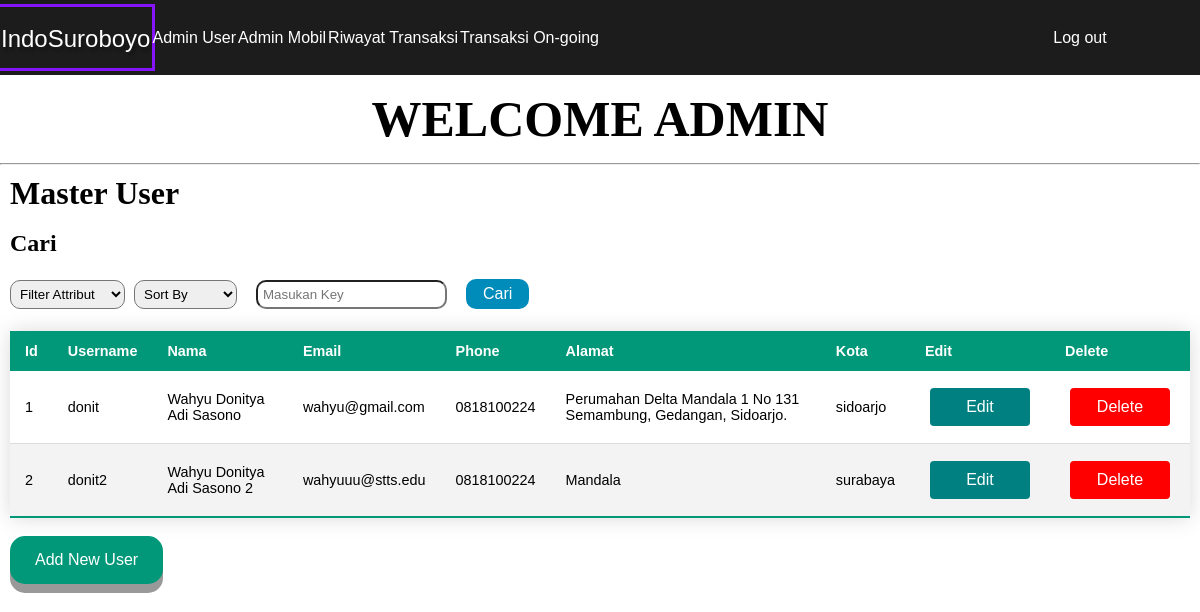
Page /admin.php on the earlier database version.
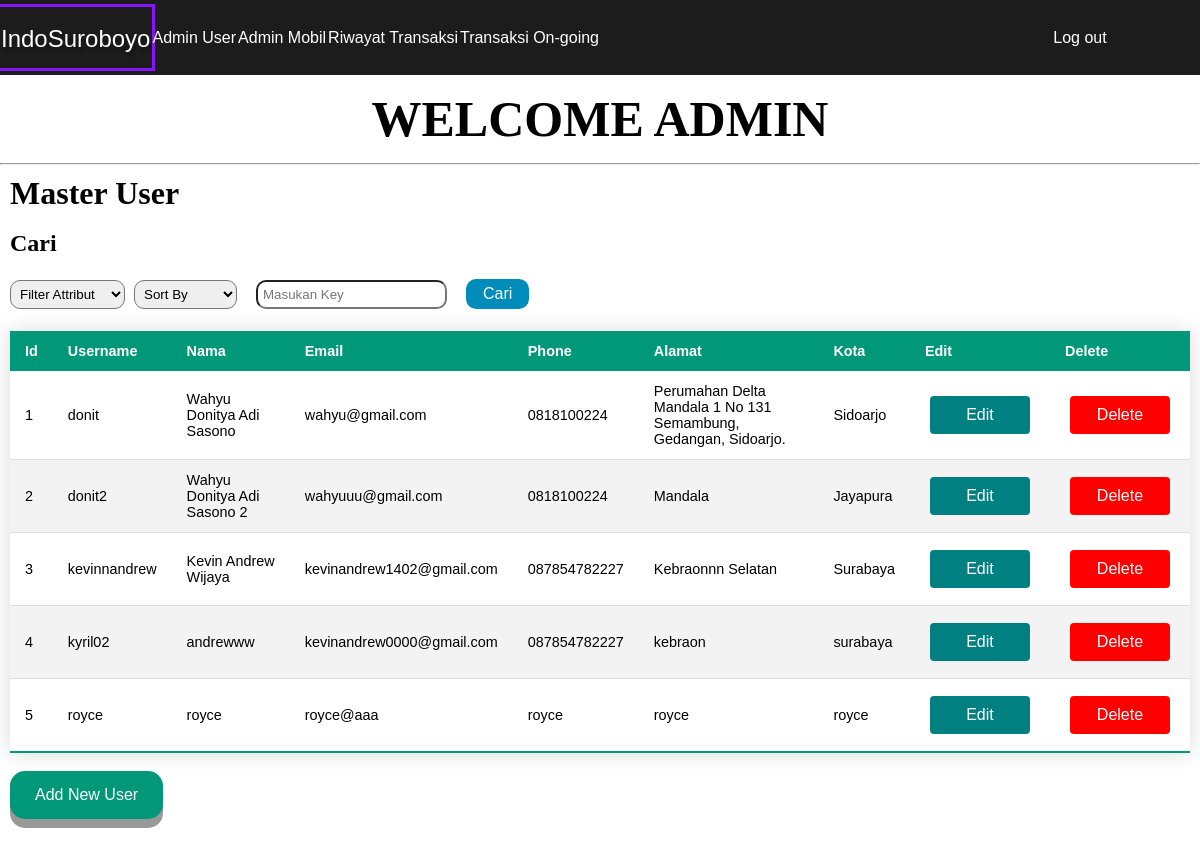
Same page on the later database version.
### tables this page shows
CREATE TABLE `penyewa` (
  `id` int(20) NOT NULL,
  `nik` int(20) NOT NULL,
  `username` varchar(100) NOT NULL,
  `password` varchar(100) NOT NULL,
  `nama` varchar(100) NOT NULL,
  `no_telp` varchar(100) NOT NULL,
  `alamat` varchar(100) NOT NULL,
  `kota` varchar(255) NOT NULL,
  `email` varchar(255) NOT NULL
);

### admin.php (the view, shortened to what this page needs)
<?php
    require_once("connection.php");
    $stmt = $pdo-> prepare("SELECT * FROM penyewa");
    $stmt -> execute();
    $users = $stmt->fetchAll(PDO::FETCH_ASSOC);
?>
<!DOCTYPE html>
<html lang="en">
<head>
    <link rel="stylesheet" href="admin2.css">
</head>
<body>
    <div class="container">
        <div class="navigation">
            <div class="kiri">
                <a href="#" class="logo">IndoSuroboyo</a>
                <a href="admin.php" style="padding-top:20px">Admin User</a>
                <a href="admin-mobil.php" style="padding-top:20px">Admin Mobil</a>
                <a href="admin-header-pesanan.php" style="padding-top:20px">Riwayat Transaksi</a>
                <a href="admin-ongoing.php" style="padding-top:20px">Transaksi On-going</a>
            </div>
            <div class="kanan">
                <a id= "login" href="user.php?action=logout">Log out</a>
            </div>
        </div>
        <div id="why">
            <center>
            <h1 style="font-size: 50px;">WELCOME ADMIN</h1>
            </center>
        </div>
        <hr>
        <div class="tabus">
            <form action="#" method = "POST">
                <h1>Master User</h1>
                <br>
                <h2>Cari</h2> <br>
                <select name="s_attr" id="s_attr">
                    <option value="">Filter Attribut</option>
                </select>
                <select name="s_sort" id="s_sort">
                    <option value="">Sort By</option>
                </select>
                <input type="text" name="s_key" id="s_key" class="inputKey" placeholder = "Masukan Key">
                <button id="search" name="search" class="cari-button">Cari</button>
            </form>
            <br>
            <table id="tabel" class="styleTable" method = "POST">
                <thead>
                    <th>Id</th>
                    <th>Username</th>
                    <th>Nama</th>
                    <th>Email</th>
                    <th>Phone</th>
                    <th>Alamat</th>
                    <th>Kota</th>
                    <th>Edit</th>
                    <th>Delete</th>
                </thead>
                <tbody>
                <?php
                    if(isset($_POST['search'])){
                        if(isset($_POST['s_key']) && $_POST['s_key']!= "" && $_POST['s_attr']!=""){
                            $pencarian="%".$_POST['s_key']."%";
                            $attr = $_POST['s_attr'];
                            $sort = $_POST['s_sort'];
                            try{
                                if($sort == "ascending"){
                                    if($attr == "username"){
                                        $stmt=$pdo->prepare("select * from PENYEWA where username like :nama ORDER BY username ASC");
                                    }else if($attr == "id"){
                                        $stmt=$pdo->prepare("select * from PENYEWA where id like :nama ORDER BY id ASC");
                                    }else if($attr == "nomor_telp"){
                                        $stmt=$pdo->prepare("select * from PENYEWA where no_telp like :nama ORDER BY no_telp ASC");
                                    }else if($attr == "alamat"){
                                        $stmt=$pdo->prepare("select * from PENYEWA where alamat like :nama ORDER BY alamat ASC");
                                    }else if($attr == "email"){
                                        $stmt=$pdo->prepare("select * from PENYEWA where email like :nama ORDER BY email ASC");
                                    }else if($attr == "kota"){
                                        $stmt=$pdo->prepare("select * from PENYEWA where kota like :nama ORDER BY kota ASC");
                                    }else if($attr == "nama"){
                                        $stmt=$pdo->prepare("select * from PENYEWA where nama like :nama ORDER BY nama ASC");
                                    }
                                }else if($sort == "descending"){
                                    if($attr == "username"){
                                        $stmt=$pdo->prepare("select * from PENYEWA where username like :nama ORDER BY username DESC");
                                    }else if($attr == "id"){
                                        $stmt=$pdo->prepare("select * from PENYEWA where id like :nama ORDER BY id DESC");
                                    }else if($attr == "nomor_telp"){
                                        $stmt=$pdo->prepare("select * from PENYEWA where no_telp like :nama ORDER BY no_telp DESC");
                                    }else if($attr == "alamat"){
                                        $stmt=$pdo->prepare("select * from PENYEWA where alamat like :nama ORDER BY alamat DESC");
                                    }else if($attr == "email"){
                                        $stmt=$pdo->prepare("select * from PENYEWA where email like :nama ORDER BY email DESC");
                                    }else if($attr == "kota"){
                                        $stmt=$pdo->prepare("select * from PENYEWA where kota like :nama ORDER BY kota DESC");
                                    }else if($attr == "nama"){
                                        $stmt=$pdo->prepare("select * from PENYEWA where nama like :nama ORDER BY nama DESC");
                                    }
                                }else{
                                    if($attr == "username"){
                                        $stmt=$pdo->prepare("select * from PENYEWA where username like :nama");
                                    }else if($attr == "id"){
                                        $stmt=$pdo->prepare("select * from PENYEWA where id like :nama");
                                    }else if($attr == "nomor_telp"){
                                        $stmt=$pdo->prepare("select * from PENYEWA where no_telp like :nama");
                                    }else if($attr == "alamat"){
                                        $stmt=$pdo->prepare("select * from PENYEWA where alamat like :nama");
                                    }else if($attr == "email"){
                                        $stmt=$pdo->prepare("select * from PENYEWA where email like :nama");
                                    }else if($attr == "kota"){
                                        $stmt=$pdo->prepare("select * from PENYEWA where kota like :nama");
                                    }else if($attr == "nama"){
                                        $stmt=$pdo->prepare("select * from PENYEWA where nama like :nama");
                                    }
                                }
                                $stmt->BindParam(":nama",$pencarian);
                                $stmt->execute();
                                if($stmt->rowCount()<1){
                                    echo "<i> Tidak ada hasil untuk pencarian kata </i>";
                                }else{
                                    while($t=$stmt->fetch()){
                                    ?>
                                    <tr>
                                            <td><?= $t['id']?></td>
                                            <td><?= $t['username']?></td>
                                            <td><?= $t['nama']?></td>
                                            <td><?= $t['email']?></td>
                                            <td><?= $t['no_telp']?></td>
                                            <td><?= $t['alamat']?></td>
                                            <td><?= $t['kota']?></td>
                                            <td>
                                                <a href="editUser.php?id=<?=$value['id']?>">
                                                    <button class="editUser-button"><span>Edit </span></button>
                                                </a>
                                            </td>
                                            <td>
                                                <form name="form1" method="post" action="kumpulan.php">
                                                    <input type="hidden" name="action" value="deleteUser">
                                                    <button name='id' value="<?= $value['id']?>" class="delUser-button" onclick="deleteUserFunction()"><span>Delete </span></button>
                                                </form>
                                            </td>
                                        </tr>
                                    <?php
                                    }
                                }
                            }catch(PDOException $e){
                                echo $e->getMessage();
                            }
                        }else if($_POST['s_attr']=="" && $_POST['s_key']!=""){
                            echo "<script>alert('Isi filter dengan benar')</script>";
                            $_SESSION["message"] = "Isi Filter Attribut dengan Benar";
                            header("Location:admin.php");
                        }else{
                            echo "<script>alert('Isi filter dengan benar')</script>";
                            header("Location:admin.php");
                        }
                    }else{
                        if ($users !== null) {
                            foreach ($users as $key => $value) {
                            ?>
                            <tr>
                            <td><?= $value['id']?></td>
                            <td><?= $value['username']?></td>
                            <td><?= $value['nama']?></td>
                            <td><?= $value['email']?></td>
                            <td><?= $value['no_telp']?></td>
                            <td><?= $value['alamat']?></td>
                            <td><?= $value['kota']?></td>
                            <td>
                                <a href="editUser.php?id=<?=$value['id']?>">
                                    <button class="editUser-button"><span>Edit </span></button>
                                </a>
                            </td>
                            <td>
                                <form name="form1" method="post" action="kumpulan.php">
                                    <button name='id' value="<?= $value['id']?>" class="delUser-button" onclick="deleteUserFunction()"><span>Delete </span></button>
                                </form>
                            </td>
                        </tr>
                    <?php
                            }
                        }
                    }
                ?>
            </tbody>
                </table> <br>
                <a href="register-admin.php"><input type="button" class="addUser-button" value="Add New User"> </a>
                <br><br>
        </div>
</body>
</html>

### admin2.css (style rules this page uses)
* { margin : 0; padding : 0; box-sizing: border-box; }
body { animation: fadeInAnimation ease 1s; animation-iteration-count: 1; animation-fill-mode: forwards; }
.container { height: auto; width: 100vw; display: flex; flex-wrap: wrap; flex-direction: column; box-sizing: border-box; }
.navigation { width: 100%; height: 75px; display: flex; justify-content: space-between; background-color: #1C1C1C; align-items: center; flex-direction: row; box-sizing: border-box; flex-wrap: wrap; }
.logo { outline: 3px solid #8614f8; outline-offset: 2px; height: 3.6rem; font-size: 1.5rem; line-height: 3.7rem; text-decoration: none; text-shadow: 2px 4px 3px rgba(0, 0, 0, 0.3); font-weight: 500; }
.navigation a { font-family: "Montserrat",sans-serif; text-decoration: none; color: white; box-sizing: border-box; }
.navigation .kiri { display: flex; width: 50%; justify-content: space-around; box-sizing: border-box; }
.navigation .kanan { display: flex; width: 20%; justify-content: space-around; box-sizing: border-box; }
#why { margin-top: 15px; margin-bottom: 15px; }
.tabus { margin: 10px; }
.styleTable { border-collapse: collapse; font-size: 0.9em; font-family: sans-serif; box-shadow: 0 0 20px rgba(0, 0, 0, 0.15); width: 100%; }
.styleTable th, .styleTable td { padding: 12px 15px; }
.styleTable tbody tr { border-bottom: 1px solid #dddddd; }
.styleTable tbody tr:nth-of-type(even) { background-color: #f3f3f3; }
.styleTable tbody tr:last-of-type { border-bottom: 2px solid #009879; }
.editUser-button { display: inline-block; border-radius: 4px; background-color:teal; border: none; color: #FFFFFF; text-align: center; font-size: 16px; padding: 10px; width: 100px; transition: all 0.5s; cursor: pointer; margin: 5px; }
.editUser-button span { cursor: pointer; display: inline-block; position: relative; transition: 0.5s; }
.editUser-button span:after { content: '\00bb'; position: absolute; opacity: 0; top: 0; right: -20px; transition: 0.5s; }
.delUser-button { display: inline-block; border-radius: 4px; background-color: red; border: none; color: #FFFFFF; text-align: center; font-size: 16px; padding: 10px; width: 100px; transition: all 0.5s; cursor: pointer; margin: 5px; }
.delUser-button span { cursor: pointer; display: inline-block; position: relative; transition: 0.5s; }
.delUser-button span:after { content: '\00bb'; position: absolute; opacity: 0; top: 0; right: -20px; transition: 0.5s; }
.addUser-button { display: inline-block; padding: 15px 25px; font-size: 16px; cursor: pointer; text-align: center; text-decoration: none; outline: none; color: #fff; background-color: #009879; border: none; border-radius: 15px; box-shadow: 0 9px #999; }
select { padding: 5px; border-radius: 10px; margin-right: 5px; }
.inputKey { padding: 5px; border-radius: 10px; margin: 4px 10px; }
.cari-button { background-color: #008CBA; border-radius: 10px; border: none; color: white; padding: 4px 15px; text-align: center; text-decoration: none; display: inline-block; font-size: 16px; margin: 4px 5px; transition-duration: 0.4s; cursor: pointer; }
.cari-button { background-color: #008CBA; color: white; border: 2px solid #008CBA; }

Differences in the rows shown:
changed penyewa "donit": kota "sidoarjo" → "Sidoarjo"
changed penyewa "donit2": email "wahyuuu@stts.edu" → "wahyuuu@gmail.com"; kota "surabaya" → "Jayapura"
added penyewa: id "3", username "kevinnandrew", nama "Kevin Andrew Wijaya", email "kevinandrew1402@gmail.com", no_telp "087854782227", alamat "Kebraonnn Selatan", kota "Surabaya"
added penyewa: id "4", username "kyril02", nama "andrewww", email "kevinandrew0000@gmail.com", no_telp "087854782227", alamat "kebraon", kota "surabaya"
added penyewa: id "5", username "royce", nama "royce", email "royce@aaa", no_telp "royce", alamat "royce", kota "royce"
